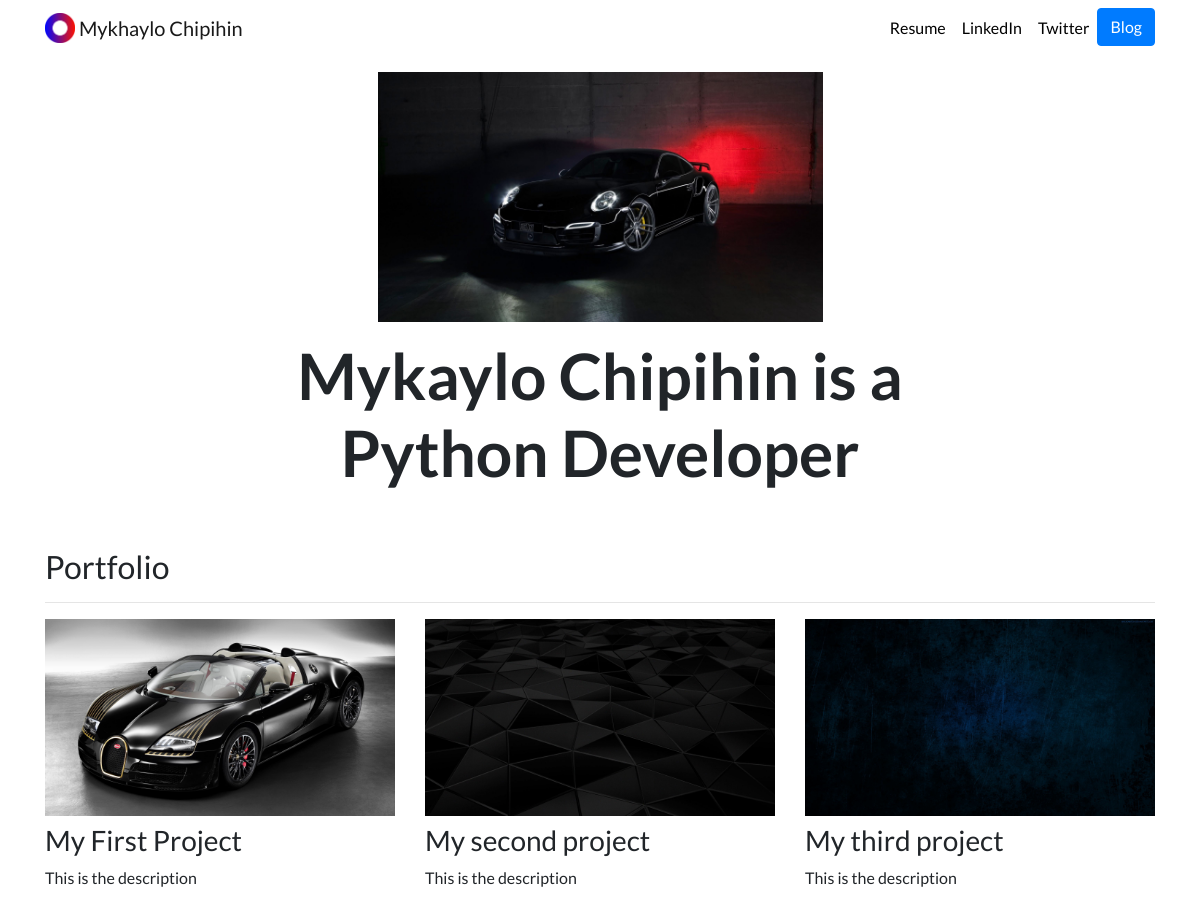
The page / on the database its author committed.
### portfolio/models.py (models this page shows, shortened)
class Project(models.Model):
    title = models.CharField(max_length=100)
    description = models.CharField(max_length=250)
    image = models.ImageField(upload_to='portfolio/images/')
    url = models.URLField(blank=True)

### portfolio/views.py (the view)
# urls.py: 2. Add a URL to urlpatterns:  path('', views.home, name='home')
def home(request):
    projects = Project.objects.all()
    return render(request, 'portfolio/home.html', {'projects': projects})

### portfolio/templates/portfolio/home.html
{% extends "portfolio/base.html" %}
{% load static %}
{% block content %}
<div class="row justify-content-center my-3">
  <div class="col-5">
    <img src="{% static 'portfolio/1920x1080_techart-porsche-911-turbo.jpg' %}" class="img-fluid">
  </div>
</div>
<div class="row justify-content-center mb-3">
  <div class="col-md-9 text-center">
    <h1 id="hometext" class="font-weight-bold">Mykaylo Chipihin is a Python Developer</h1>
  </div>
</div>
<h2 class="mt-5">Portfolio</h2>
<hr>
<div class="row">
  {% for project in projects %}
  <div class="col-lg-4 col-md-6">
    {% if project.url %}
    <a href="{{ project.url }}">
      <img src="{{ project.image.url }}" class="img-fluid mb-2">
    </a>
    {% else %}
    <img src="{{ project.image.url }}" class="img-fluid mb-2">
    {% endif %}
    <h3>{{ project.title }}</h3>
    <p>{{ project.description }}</p>
  </div>
  {% endfor %}
</div>
{% endblock %}

### portfolio/templates/portfolio/base.html (shortened to what this page needs)
{% load static %}
<!doctype html>
<html lang="en">
<head>
  <link rel="stylesheet" href="https://stackpath.bootstrapcdn.com/bootstrap/4.4.1/css/bootstrap.min.css">
  <link rel="stylesheet" href="{% static "portfolio/custom.css" %}">
</head>
<body>
  <nav id="topNav" class="navbar navbar-expand-md navbar-light">
    <div class="container">
      <a class="navbar-brand" href="{% url 'home' %}">
        <img src="{% static 'portfolio/My.png' %}" width="30" height="30" class="d-inline-block align-top" alt="Mykhaylo's Logo">
        <span>Mykhaylo Chipihin</span>
      </a>
      <div class="collapse navbar-collapse text-center" id="navbarNav">
        <ul class="navbar-nav ml-auto">
          <li class="nav-item">
            <a class="nav-link" href="{% static "portfolio/python_workbook.pdf" %}">Resume</a>
          </li>
          <li class="nav-item">
            <a class="nav-link" href="https://www.linkedin.com/in/nick-walter/" target="_blank">LinkedIn</a>
          </li>
          <li class="nav-item">
            <a class="nav-link" href="https://twitter.com/ZappyCode" target="_blank">Twitter</a>
          </li>
          <li>
            <a role="button" href="{% url 'blog:all_blogs' %}" class="btn btn-primary">Blog</a>
          </li>
        </ul>
      </div>
    </div>
  </nav>
  <div class="container">
    {% block content %}{% endblock %}
  </div>
</body>
</html>

### portfolio/static/portfolio/custom.css (style rules this page uses)
.navbar-nav .nav-link { color: rgba(0,0,0,1) !important; }
body { font-family: 'Lato', sans-serif; }
@media (min-width: 992px) { #hometext { font-size: 4rem; } }

### rows shown on the page
Project: image (picture), title "My First Project", description "This is the description"
Project: image (picture), title "My second project", description "This is the description"
Project: image (picture), title "My third project", description "This is the description"
